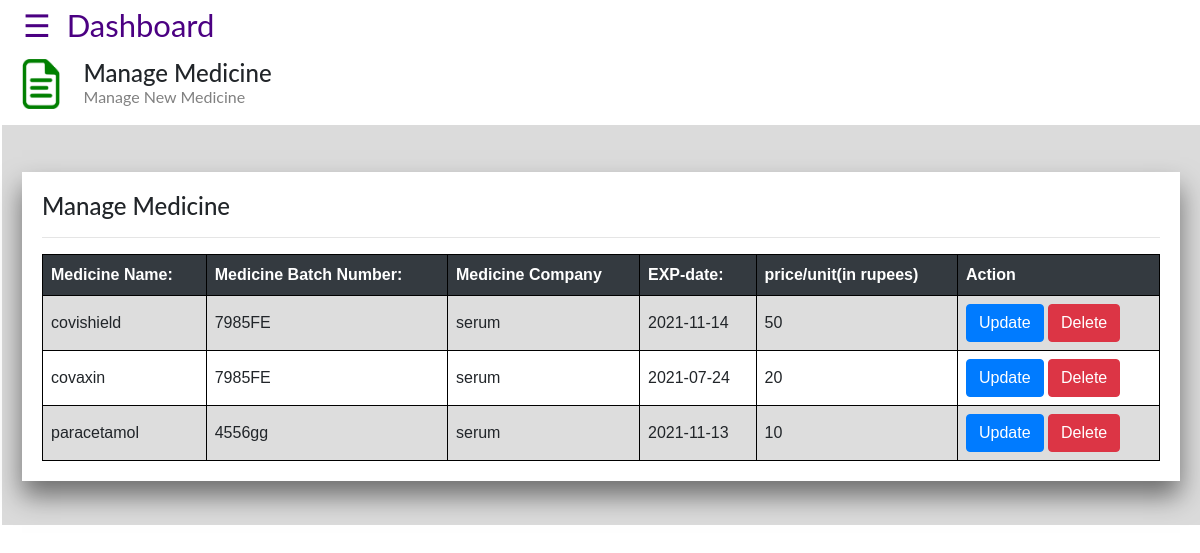
Page /pharmacist/manage_medicine.php (signed in) on the committed database.
### tables this page shows
CREATE TABLE `medicine` (
  `id` int(11) NOT NULL,
  `medicine_company` varchar(20) NOT NULL,
  `medicine_name` varchar(25) NOT NULL,
  `batch_no` varchar(250) NOT NULL,
  `mfg` date NOT NULL,
  `exp` date NOT NULL,
  `quantity` int(11) NOT NULL,
  `price_perunit` int(11) NOT NULL
);

### pharmacist/manage_medicine.php (the view, shortened to what this page needs)
<?php
if (isset($_SESSION['id']) && isset($_SESSION['user_name'])) {
?>
<!DOCTYPE html>
<html>
<head>
  <link rel="stylesheet" href="https://maxcdn.bootstrapcdn.com/bootstrap/4.4.1/css/bootstrap.min.css">
    <link rel="stylesheet" href="https://cdnjs.cloudflare.com/ajax/libs/font-awesome/4.7.0/css/font-awesome.min.css">
</head>
<body>
<div id="main">
  <span style="font-size:31px;cursor:pointer;color: indigo;padding-left: 21px;" onclick="openNav()">&#9776;&nbsp;&nbsp;Dashboard</span>
<br>
<div class="container-fluid" style="padding-top: 10px;">
  <div class="row">
    <div class="col-md-4">
        <div class="row">
          <div class="col-md-2">
            <img width="130%" height="76%" src="file.png">
          </div>
          <div class="col-md-10">
              <h4>Manage Medicine</h4>
              <p style="color: grey;margin-top: -10px;">Manage New Medicine</p>
          </div>
        </div>
    </div>
  </div>
</div>
<div style="background:rgba(215,215,215,0.9);">
<br>
  <br>
    <div style="background: white;margin: 20px;padding: 20px;margin-top: -1px;box-shadow: 0 15px 25px rgba(0,0,0,0.5);">
    <h4>Manage Medicine</h4><hr>
<table>
  <tr class="bg-dark text-white">
    <th>Medicine Name:</th>
    <th>Medicine Batch Number:</th>
    <th>Medicine Company </th>
    <th>EXP-date:</th>
    <th>price/unit(in rupees)</th>
    <th>Action</th>
  </tr>
<?php
include 'db_conn.php';
  $q="select * from medicine";
  $query=mysqli_query($conn,$q);
  while ($res=mysqli_fetch_array($query)) {
?>
  <tr>
    <td><?php echo $res['medicine_name']; ?></td>
    <td><?php echo $res['batch_no']; ?></td>
    <td><?php echo $res['medicine_company']; ?></td>
     <td><?php echo $res['exp']; ?></td>
     <td><?php echo $res['price_perunit']; ?></td>
    <td> <button type="submit" class="btn btn-primary"><a href="updatemed.php?id=<?php echo      $res['id']; ?>" class="text-white">Update</a></button>
          <button type="submit" class="btn btn-danger"><a href="deletemed.php?id=<?php echo $res['id']; ?>"class="text-white"> Delete</a></button></td>
  </tr>
<?php
  }
?>
</table>
  </div>
<br>
</div>
</div>
</body>
</html>
<?php
}else{
    header("Location:index.php");
    exit();
}
 ?>

### pharmacist/manage_medicine.php (style rules this page uses)
body { font-family: "Lato", sans-serif; }
#main { transition: margin-left .5s; padding-left: 2px; padding-top: 2px; }
table { font-family: arial, sans-serif; border-collapse: collapse; width: 100%; }
td, th { border: 1px solid black; text-align: left; padding: 8px; }
tr:nth-child(even) { background-color: #dddddd; }

### rows in the picture
medicine: medicine_name "covishield", batch_no "7985FE", medicine_company "serum", exp "2021-11-14", price_perunit "50"
medicine: medicine_name "covaxin", batch_no "7985FE", medicine_company "serum", exp "2021-07-24", price_perunit "20"
medicine: medicine_name "paracetamol", batch_no "4556gg", medicine_company "serum", exp "2021-11-13", price_perunit "10"
